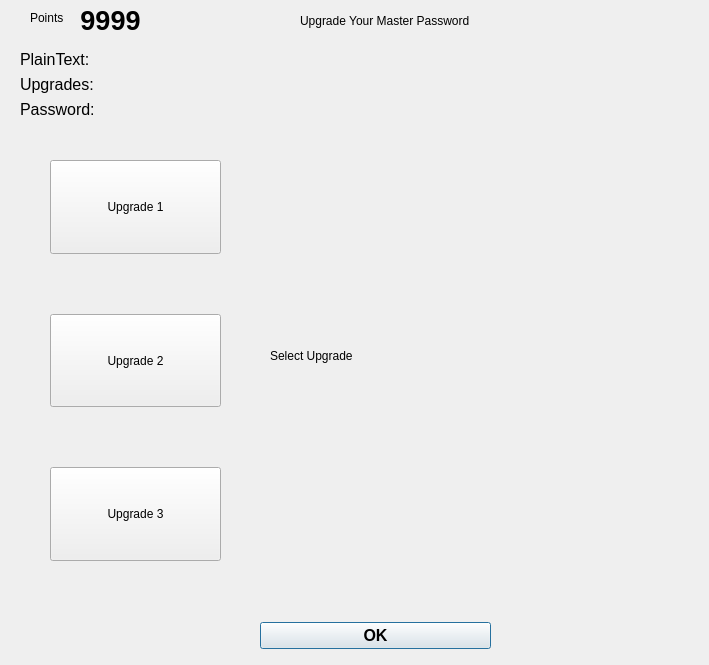
<?xml version="1.0" encoding="UTF-8"?>
<ui version="4.0">
 <class>UpgradeDialog</class>
 <widget class="QDialog" name="UpgradeDialog">
  <property name="geometry">
   <rect>
    <x>0</x>
    <y>0</y>
    <width>709</width>
    <height>665</height>
   </rect>
  </property>
  <property name="windowTitle">
   <string>Dialog</string>
  </property>
  <widget class="QDialogButtonBox" name="buttonBox">
   <property name="geometry">
    <rect>
     <x>260</x>
     <y>580</y>
     <width>231</width>
     <height>111</height>
    </rect>
   </property>
   <property name="sizePolicy">
    <sizepolicy hsizetype="Expanding" vsizetype="Expanding">
     <horstretch>0</horstretch>
     <verstretch>0</verstretch>
    </sizepolicy>
   </property>
   <property name="minimumSize">
    <size>
     <width>100</width>
     <height>111</height>
    </size>
   </property>
   <property name="baseSize">
    <size>
     <width>0</width>
     <height>100</height>
    </size>
   </property>
   <property name="font">
    <font>
     <pointsize>12</pointsize>
     <italic>false</italic>
     <bold>true</bold>
     <underline>false</underline>
     <strikeout>false</strikeout>
    </font>
   </property>
   <property name="autoFillBackground">
    <bool>false</bool>
   </property>
   <property name="orientation">
    <enum>Qt::Vertical</enum>
   </property>
   <property name="standardButtons">
    <set>QDialogButtonBox::Ok</set>
   </property>
   <property name="centerButtons">
    <bool>true</bool>
   </property>
  </widget>
  <widget class="QWidget" name="layoutWidget">
   <property name="geometry">
    <rect>
     <x>50</x>
     <y>160</y>
     <width>171</width>
     <height>401</height>
    </rect>
   </property>
   <layout class="QVBoxLayout" name="verticalLayout">
    <property name="spacing">
     <number>60</number>
    </property>
    <item>
     <widget class="QToolButton" name="upgrade1Button">
      <property name="sizePolicy">
       <sizepolicy hsizetype="Minimum" vsizetype="Minimum">
        <horstretch>0</horstretch>
        <verstretch>0</verstretch>
       </sizepolicy>
      </property>
      <property name="text">
       <string>Upgrade 1</string>
      </property>
      <property name="iconSize">
       <size>
        <width>50</width>
        <height>64</height>
       </size>
      </property>
      <property name="toolButtonStyle">
       <enum>Qt::ToolButtonTextUnderIcon</enum>
      </property>
     </widget>
    </item>
    <item>
     <widget class="QToolButton" name="upgrade2Button">
      <property name="sizePolicy">
       <sizepolicy hsizetype="Minimum" vsizetype="Minimum">
        <horstretch>0</horstretch>
        <verstretch>0</verstretch>
       </sizepolicy>
      </property>
      <property name="text">
       <string>Upgrade 2</string>
      </property>
      <property name="iconSize">
       <size>
        <width>50</width>
        <height>64</height>
       </size>
      </property>
      <property name="toolButtonStyle">
       <enum>Qt::ToolButtonTextUnderIcon</enum>
      </property>
     </widget>
    </item>
    <item>
     <widget class="QToolButton" name="upgrade3Button">
      <property name="sizePolicy">
       <sizepolicy hsizetype="Minimum" vsizetype="Minimum">
        <horstretch>0</horstretch>
        <verstretch>0</verstretch>
       </sizepolicy>
      </property>
      <property name="text">
       <string>Upgrade 3</string>
      </property>
      <property name="iconSize">
       <size>
        <width>50</width>
        <height>64</height>
       </size>
      </property>
      <property name="toolButtonStyle">
       <enum>Qt::ToolButtonTextUnderIcon</enum>
      </property>
     </widget>
    </item>
   </layout>
  </widget>
  <widget class="QLabel" name="label">
   <property name="geometry">
    <rect>
     <x>300</x>
     <y>0</y>
     <width>171</width>
     <height>41</height>
    </rect>
   </property>
   <property name="text">
    <string>Upgrade Your Master Password</string>
   </property>
  </widget>
  <widget class="QWidget" name="layoutWidget_2">
   <property name="geometry">
    <rect>
     <x>20</x>
     <y>50</y>
     <width>671</width>
     <height>81</height>
    </rect>
   </property>
   <property name="font">
    <font>
     <pointsize>12</pointsize>
    </font>
   </property>
   <layout class="QFormLayout" name="formLayout">
    <item row="0" column="0">
     <widget class="QLabel" name="plainTextLabel">
      <property name="font">
       <font>
        <pointsize>12</pointsize>
       </font>
      </property>
      <property name="text">
       <string>PlainText:</string>
      </property>
     </widget>
    </item>
    <item row="0" column="1">
     <widget class="QLabel" name="plainTextLabelValue">
      <property name="font">
       <font>
        <pointsize>12</pointsize>
       </font>
      </property>
      <property name="text">
       <string/>
      </property>
     </widget>
    </item>
    <item row="1" column="0">
     <widget class="QLabel" name="upgradeLabel">
      <property name="font">
       <font>
        <pointsize>12</pointsize>
       </font>
      </property>
      <property name="text">
       <string>Upgrades:</string>
      </property>
     </widget>
    </item>
    <item row="2" column="0">
     <widget class="QLabel" name="passwordLabel">
      <property name="font">
       <font>
        <pointsize>12</pointsize>
       </font>
      </property>
      <property name="text">
       <string>Password:</string>
      </property>
      <property name="alignment">
       <set>Qt::AlignLeading|Qt::AlignLeft|Qt::AlignVCenter</set>
      </property>
     </widget>
    </item>
    <item row="2" column="1">
     <widget class="QLabel" name="passwordLabelValue">
      <property name="font">
       <font>
        <pointsize>12</pointsize>
       </font>
      </property>
      <property name="text">
       <string/>
      </property>
     </widget>
    </item>
    <item row="1" column="1">
     <widget class="QLabel" name="upgradeLabelValue">
      <property name="font">
       <font>
        <pointsize>12</pointsize>
       </font>
      </property>
      <property name="text">
       <string/>
      </property>
     </widget>
    </item>
   </layout>
  </widget>
  <widget class="QLabel" name="descriptionLabel">
   <property name="geometry">
    <rect>
     <x>270</x>
     <y>160</y>
     <width>391</width>
     <height>391</height>
    </rect>
   </property>
   <property name="text">
    <string>Select Upgrade</string>
   </property>
   <property name="alignment">
    <set>Qt::AlignLeading|Qt::AlignLeft|Qt::AlignVCenter</set>
   </property>
   <property name="wordWrap">
    <bool>true</bool>
   </property>
  </widget>
  <widget class="QLabel" name="pointsLabel">
   <property name="geometry">
    <rect>
     <x>30</x>
     <y>10</y>
     <width>49</width>
     <height>16</height>
    </rect>
   </property>
   <property name="text">
    <string>Points</string>
   </property>
  </widget>
  <widget class="QLabel" name="pointsNumberText">
   <property name="geometry">
    <rect>
     <x>70</x>
     <y>0</y>
     <width>81</width>
     <height>41</height>
    </rect>
   </property>
   <property name="font">
    <font>
     <pointsize>20</pointsize>
     <bold>true</bold>
    </font>
   </property>
   <property name="text">
    <string>9999</string>
   </property>
   <property name="alignment">
    <set>Qt::AlignCenter</set>
   </property>
  </widget>
 </widget>
 <resources/>
 <connections>
  <connection>
   <sender>buttonBox</sender>
   <signal>accepted()</signal>
   <receiver>UpgradeDialog</receiver>
   <slot>accept()</slot>
   <hints>
    <hint type="sourcelabel">
     <x>248</x>
     <y>254</y>
    </hint>
    <hint type="destinationlabel">
     <x>157</x>
     <y>274</y>
    </hint>
   </hints>
  </connection>
  <connection>
   <sender>buttonBox</sender>
   <signal>rejected()</signal>
   <receiver>UpgradeDialog</receiver>
   <slot>reject()</slot>
   <hints>
    <hint type="sourcelabel">
     <x>316</x>
     <y>260</y>
    </hint>
    <hint type="destinationlabel">
     <x>286</x>
     <y>274</y>
    </hint>
   </hints>
  </connection>
 </connections>
</ui>
